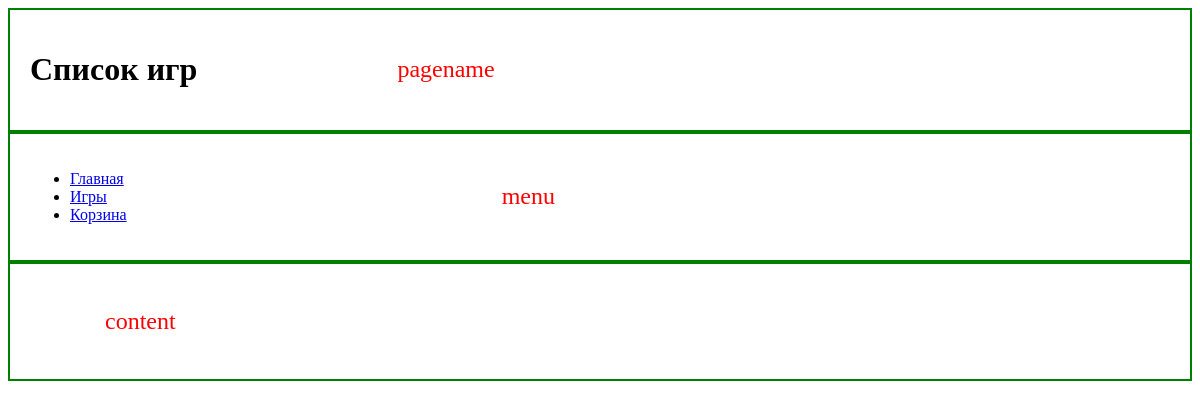
/store/, run on an earlier commit of the app's database.
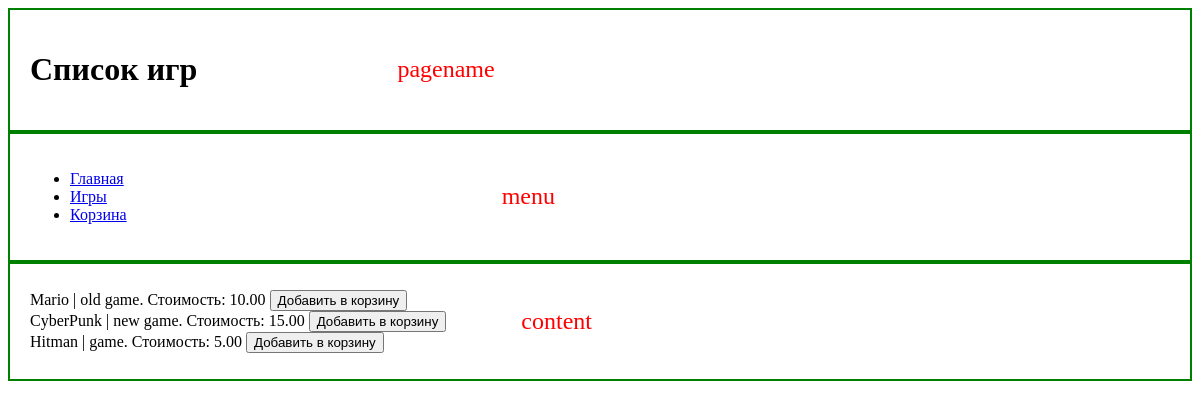
And on a later commit of the database.
### task1/models.py (models this page shows, shortened)
class Game(models.Model):
    title = models.CharField(max_length=255)
    cost = models.DecimalField(max_digits=12, decimal_places=2)
    size = models.DecimalField(max_digits=12, decimal_places=2)
    description = models.TextField()
    age_limited = models.BooleanField(default=False)
    buyer = models.ManyToManyField(Buyer, related_name="games")

### task1/views.py (the view)
# urls.py: path('store/', games_view, name='games'),
def games_view(request):
    games = Game.objects.all()
    context = {
        'games': games,
        'page_title': 'Список игр'
    }
    return render(request, 'first_task/games.html', context)

### templates/first_task/games.html (shortened to what this page needs)
{% extends 'first_task/menu.html' %}
{% block pagename %}
<h1>Список игр</h1>
{% endblock %}
{% block content %}
<div class="game-list">
    {% for game in games %}
    <div class="game-item">
        <span class="game-info">{{ game.title }} | {{ game.description }}. Стоимость: {{ game.cost }}</span>
        <button type="submit" formaction="{% url 'add_to_cart' game.id %}">Добавить в корзину</button>
    </div>
    {% endfor %}
</div>
{% endblock %}

### templates/first_task/menu.html (shortened to what this page needs)
<!DOCTYPE html>
<html lang="ru">
<head>
</head>
<body>
    <div class="header-container">
        {% block pagename %}{% endblock %}
        <p style="font-size: 24px; color: red; margin-left: 200px;">pagename</p>
    </div>
    <div class="menu-container">
        {% block menu %}
        <ul class="nav">
            <li><a href="{% url 'platform' %}">Главная</a></li>
            <li><a href="{% url 'games' %}">Игры</a></li>
            <li><a href="{% url 'cart' %}">Корзина</a></li>
        </ul>
        {% endblock %}
        <p style="font-size: 24px; color: red; margin-left: 375px;">menu</p>
    </div>
    <div class="content-container">
        {% block content %}{% endblock %}
        <p style="font-size: 24px; color: red; margin-left: 75px;">content</p>
    </div>
</body>
</html>

### templates/first_task/menu.html (style rules this page uses)
.header-container { display: flex; justify-content: flex-start; align-items: center; border: 2px solid green; padding: 20px; }
.menu-container { display: flex; justify-content: flex-start; align-items: center; border: 2px solid green; padding: 20px; }
.content-container { display: flex; justify-content: flex-start; align-items: center; border: 2px solid green; padding: 20px; }

What changed in the data, as far as the page shows it:
added Game: title "Mario", description "old game", cost "10.00"
added Game: title "CyberPunk", description "new game", cost "15.00"
added Game: title "Hitman", description "game", cost "5.00"
